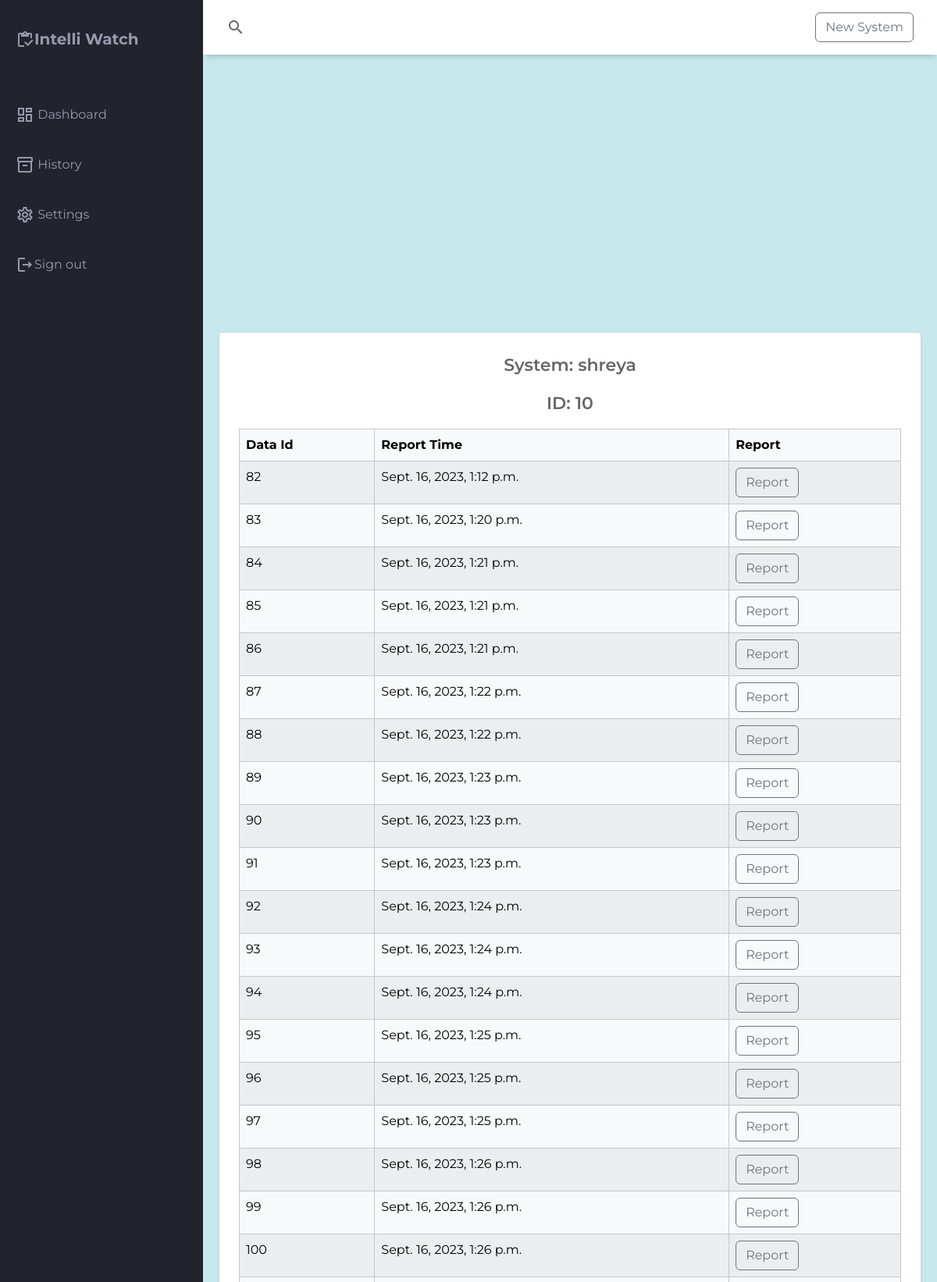
/showhistory/10/ (signed in, upper part), run on the app's committed database.
### monitor/models.py (models this page shows, shortened)
class System(models.Model):
    name = models.CharField(max_length=200)
    user = models.ForeignKey(UserData,on_delete=models.CASCADE)
    antivirus_notification = models.BooleanField(default=False)
    firewall_notification = models.BooleanField(default=False)

class SystemDataInstance(models.Model):
    system = models.ForeignKey(System,on_delete=models.CASCADE)
    reported_time = models.DateTimeField(auto_now_add=True)
    anti_virus_status = models.BooleanField(default=False)
    firewall_virus_status = models.BooleanField(default=False)
    cpu_percent = models.FloatField()
    ram_percent = models.FloatField()
    running_process = models.TextField()
    usb_devices = models.TextField()
    modified_files = models.TextField()
    network_connection = models.TextField()
    installed_softwares = models.TextField(null=True)

### monitor/views.py (the view)
# urls.py: path('showhistory/',views.multisystem,name='multisystem'),
@login_required
def showhistory(request,id):
    system = System.objects.get(id=id)
    user = request.user
    if user == system.user:
        systemdatas = SystemDataInstance.objects.filter(system=system)
        context = {
            'systemdatas':systemdatas,
            'id':id,
            'sys':system.name
        }
        return render(request,"monitor/history.html",context=context)
    return redirect('dashboard')

### templates/monitor/history.html (shortened to what this page needs)
{% extends 'monitor/base.html' %}
        {% block content %}
        <main class="main-container">
            <div class="report-chart">
                <div class="charts-card">
                        <p class="chart-title">System: {{sys}}</p>
                        <p class="chart-title">ID: {{id}}</p>
                        <table class="table table-light table-striped table-hover table-bordered">
                                <thead>
                                        <tr>
                                            <th>
                                                Data Id
                                            </th>
                                            <th>
                                                Report Time
                                            </th>
                                            <th>
                                                Report
                                            </th>
                                        </tr>
                                    </thead>
                                    <tbody>
                                        {% for i in systemdatas %}
                                        <tr>
                                            <td>
                                                {{i.id}}
                                            </td>
                                            <td>
                                                {{i.reported_time}}
                                            </td>
                                            <td>
                                                <button class="btn btn-outline-secondary" onclick="redirect({{ i.id }})">Report</button>
                                            </td>
                                        </tr>
                                        {% endfor %}
                                    </tbody>
                        </table>
                </div>
            </div>
            </main>
{% endblock %}

### static/css/style.css (style rules this page uses)
body { margin: 0; padding: 0; box-sizing: border-box; background-color: #c6e8ed !important; color: #666666 !important; font-family: "Montserrat", sans-serif; }
.main-container { grid-area: main; overflow-y: auto; padding: 20px 20px; }
.charts-card { border: 1px solid #d2d2d3; border-radius: 5px; box-shadow: 0 6px 7px -4px rgba(0, 0, 0, 0.2); background-color: white; margin-bottom: 20px; padding: 25px; box-sizing: border-box; -webkit-column-break-inside: avoid; }
.chart-title { display: flex; align-items: center; justify-content: center; font-size: 22px; font-weight: 600; }

### data on the page
System: name "shreya"
SystemDataInstance: id "82", reported_time "Sept. 16, 2023, 1:12 p.m."
SystemDataInstance: id "83", reported_time "Sept. 16, 2023, 1:20 p.m."
SystemDataInstance: id "84", reported_time "Sept. 16, 2023, 1:21 p.m."
SystemDataInstance: id "85", reported_time "Sept. 16, 2023, 1:21 p.m."
SystemDataInstance: id "86", reported_time "Sept. 16, 2023, 1:21 p.m."
SystemDataInstance: id "87", reported_time "Sept. 16, 2023, 1:22 p.m."
SystemDataInstance: id "88", reported_time "Sept. 16, 2023, 1:22 p.m."
SystemDataInstance: id "89", reported_time "Sept. 16, 2023, 1:23 p.m."
SystemDataInstance: id "90", reported_time "Sept. 16, 2023, 1:23 p.m."
SystemDataInstance: id "91", reported_time "Sept. 16, 2023, 1:23 p.m."
SystemDataInstance: id "92", reported_time "Sept. 16, 2023, 1:24 p.m."
SystemDataInstance: id "93", reported_time "Sept. 16, 2023, 1:24 p.m."
SystemDataInstance: id "94", reported_time "Sept. 16, 2023, 1:24 p.m."
SystemDataInstance: id "95", reported_time "Sept. 16, 2023, 1:25 p.m."
SystemDataInstance: id "96", reported_time "Sept. 16, 2023, 1:25 p.m."
SystemDataInstance: id "97", reported_time "Sept. 16, 2023, 1:25 p.m."
SystemDataInstance: id "98", reported_time "Sept. 16, 2023, 1:26 p.m."
SystemDataInstance: id "99", reported_time "Sept. 16, 2023, 1:26 p.m."
SystemDataInstance: id "100", reported_time "Sept. 16, 2023, 1:26 p.m."

### other printed values
{{ id }} "10"
